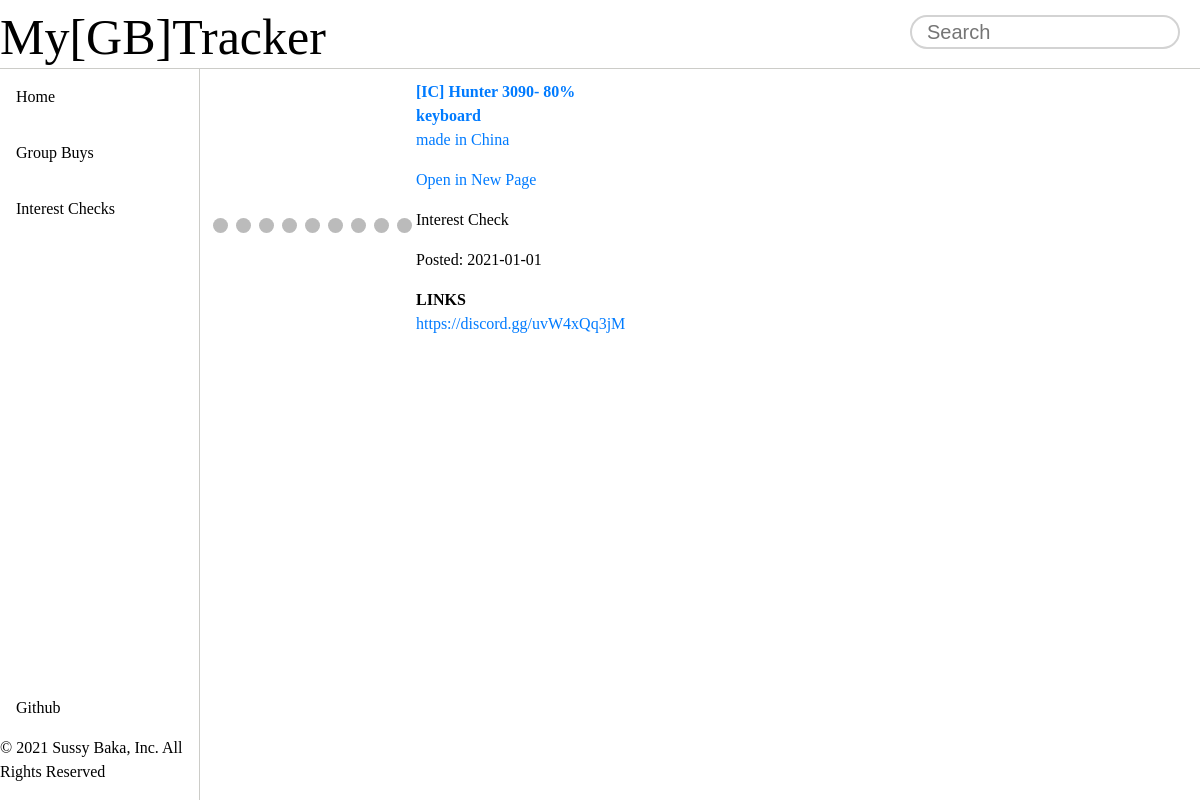
Page /thread/110446 on the committed database.
### tables this page shows
CREATE TABLE Photo (id INTEGER, thread_id INTEGER REFERENCES Thread (id), link STRING, PRIMARY KEY (id));

CREATE TABLE Thread (id INTEGER, status_id INTEGER REFERENCES Status (id), starter_id INTEGER REFERENCES Starter (id), thread_name STRING, start_date DATE, PRIMARY KEY (id));

CREATE TABLE Starter (id INTEGER, starter_name STRING, PRIMARY KEY (id));

CREATE TABLE `Status` (
  `id` INTEGER,
  `status_name` STRING,
  PRIMARY KEY (`id`)
);

CREATE TABLE Link (id INTEGER PRIMARY KEY, thread_id INTEGER REFERENCES Thread (id), link STRING);

### routes.py (the view)
@app.route("/thread/<int:id>")
def thread(id):
    results = do_query("SELECT Thread.id, Starter.id, Link.link, Thread.thread_name, Starter.starter_name, Status.status_name, Thread.start_date FROM Thread JOIN Starter ON Starter.id = Thread.starter_id JOIN Status ON Status.id = Thread.status_id LEFT JOIN Link ON Thread.id = Link.thread_id WHERE Thread.id=?;",(id,), fetchall = True)
    imgs = do_query("SELECT Photo.id FROM Photo WHERE Photo.thread_id=?;",(id,), fetchall = True)
    img = []
    for i in range(1, len(imgs)+1):
        img.append(imgs[i-1] + (i,))
    return render_template("thread.html", results = results, img = img, title = (results[0])[4])

### routes.py (called while the page is built)
def do_query(query, data = None, fetchall = False):
    connection = sqlite3.connect(db)
    cursor = connection.cursor()
    if data is None:
        cursor.execute(query)
    else:
        cursor.execute(query, data)
    results = cursor.fetchall() if fetchall else cursor.fetchone()
    connection.close()
    return results

### templates/thread.html
{% extends 'layout.html' %}
{% block content %}
<div class="wrapper">
  {% include 'threadinfo.html' %}
</div>
{% endblock %}

### templates/threadinfo.html
<table border='0' width='100%'>
    <tr>
          <td>{% include 'slideshow.html' %}</td>
          <td style="width:200px">
          <b><a class="confirm" href="https://geekhack.org/index.php?topic={{(results[0])[0]}}">{{(results[0])[3]}}</a></b>
          <p><a class="confirm" href="https://geekhack.org/index.php?action=profile;u={{(results[0])[1]}}">{{(results[0])[4]}}</a></p>
          <p><a href="/thread/{{(results[0])[0]}}">Open in New Page</a></p>
          <p>{{(results[0])[5]}}</p>
          <p>Posted: {{(results[0])[6]}}</p>
          <b>LINKS</b>
          {%for link in results%}
          <p><a class="confirm" href="{{link[2]}}">{{link[2]}}</a></p>
          {%endfor%}
        </td>
    </tr>
</table>

### templates/slideshow.html (shortened to what this page needs)
<div class="slideshow-container">
<a class="prev" onclick="plusSlides(-1)">&#10094;</a>
<a class="next" onclick="plusSlides(1)">&#10095;</a>
</div>
<br>
<div style="text-align:center">
  {%for im in img%}
  <span class="dot" onclick="currentSlide({{im[1]}})"></span>
  {%endfor%}
</div>

### static/css/style.css (style rules this page uses)
body { background-color: white; color: black; border-color: #E9492B; font-family: Comic Sans MS; overflow-x: hidden; }
.wrapper { background-color: inherit; padding: 10px; margin-left: 200px; z-index: -1; width: 100% - 200px; padding-right: 2; position: absolute; top: 69px }

### static/css/slideshow.css (style rules this page uses)
.slideshow-container { max-width: 1000px; position: relative; margin: auto; }
.prev, .next { cursor: pointer; position: absolute; top: 50%; width: auto; padding: 16px; margin-top: -22px; color: white; font-weight: bold; font-size: 18px; transition: 0.6s ease; border-radius: 0 3px 3px 0; user-select: none; }
.next { right: 0; border-radius: 3px 0 0 3px; }
.dot { cursor: pointer; height: 15px; width: 15px; margin: 0 2px; background-color: #bbb; border-radius: 50%; display: inline-block; transition: background-color 0.6s ease; }

### rows in the picture
Thread: thread_name "[IC] Hunter 3090- 80% keyboard", start_date "2021-01-01"
Starter: starter_name "made in China"
Status: status_name "Interest Check"
Link: link "https://discord.gg/uvW4xQq3jM"
